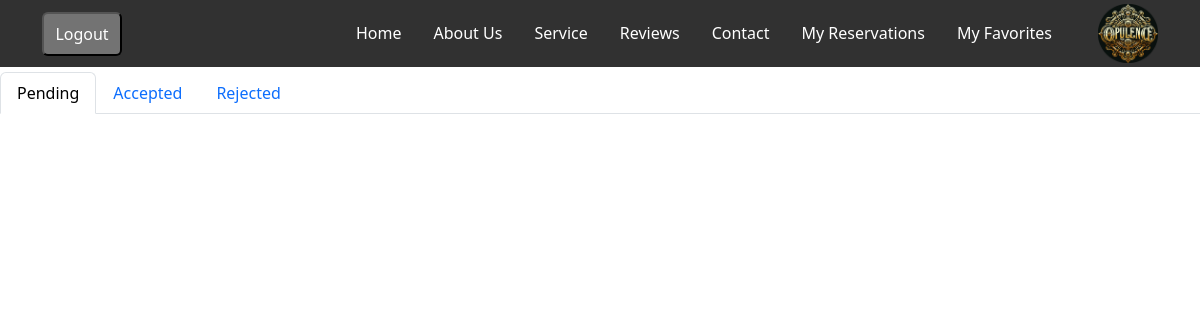
Page /res/ (signed in) on the earlier database version.
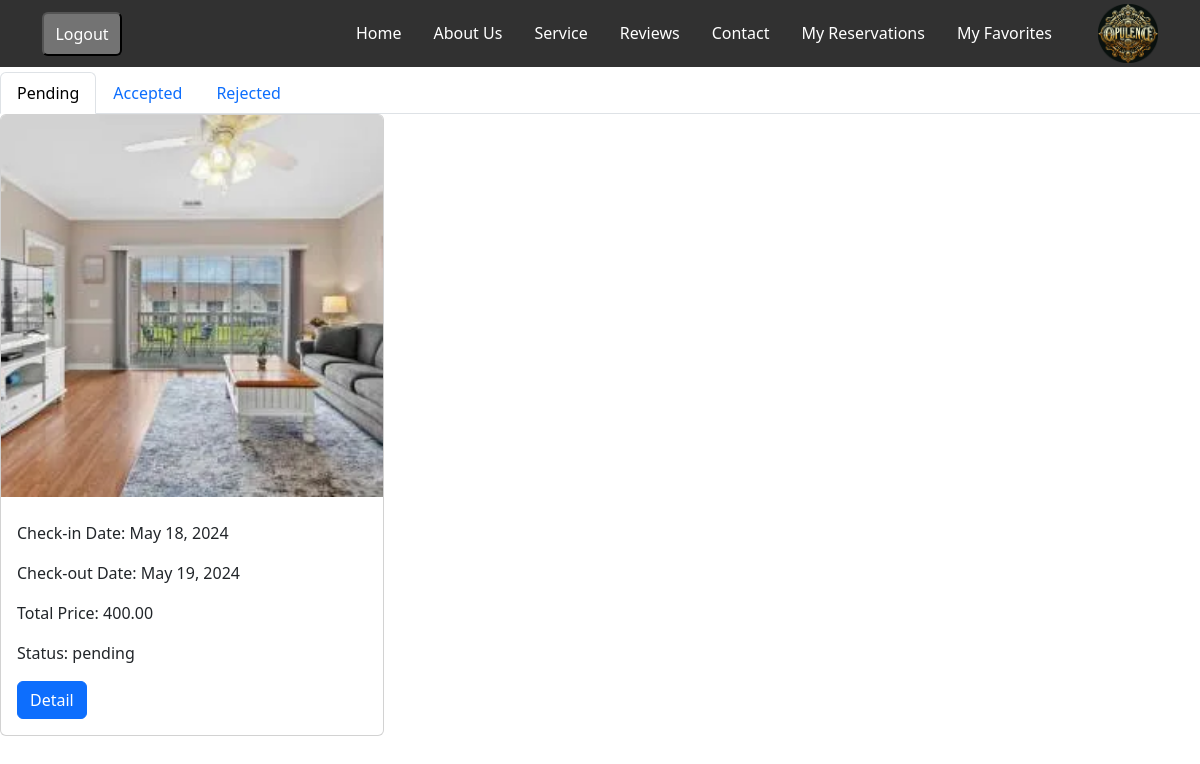
Same page on the later database version.
### reservations/models.py (models this page shows, shortened)
class Reservation(models.Model):
    user = models.ForeignKey(settings.AUTH_USER_MODEL, null=True, blank=True, on_delete=models.CASCADE)
    apartment = models.ForeignKey(Apartment, on_delete=models.CASCADE)
    check_in_date = models.DateField()
    check_out_date = models.DateField()
    total_price = models.DecimalField(max_digits=10, decimal_places=2)
    reservation_status = models.ForeignKey(ReservationStatus, on_delete=models.CASCADE,default=1)

class ReservationStatus(models.Model):
    status_name = models.CharField(max_length=100, unique=True)
    def __str__(self):
        return self.status_name

### apartments/models.py (models this page shows, shortened)
class Apartment(models.Model):
    category = models.ForeignKey(Category, on_delete=models.CASCADE)
    country=models.ForeignKey(Country,on_delete=models.SET_NULL,null=True,blank=True)
    city = models.ForeignKey(City, on_delete=models.CASCADE)
    apt_name = models.CharField(max_length=255)
    description = models.TextField()
    cover_image=models.ImageField(upload_to='covers/',null=True)
    district = models.CharField(max_length=30)
    is_active = models.BooleanField(default=True)
    is_booked = models.BooleanField(default=False)
    rooms = models.IntegerField()
    beds = models.IntegerField()
    bath_rooms = models.IntegerField()
    wifi = models.BooleanField(default=False)
    tv = models.BooleanField(default=False)
    price_per_night = models.DecimalField(max_digits=10, decimal_places=2)
    user = models.ForeignKey(settings.AUTH_USER_MODEL, null=True, blank=True, on_delete=models.CASCADE)
    created_at = models.DateTimeField(auto_now_add=True,null=True)
    updated_at = models.DateTimeField(auto_now=True,null=True)

### reservations/views.py (the view)
# urls.py: path("", ReservationListView.as_view(), name='list-reserv'),
class ReservationListView(LoginRequiredMixin, ListView):
    model = Reservation
    template_name = 'reservations/list_res.html'
    context_object_name = 'reservations'
    def get_queryset(self):
        return Reservation.objects.filter(user=self.request.user).order_by('-check_in_date')

### templates/reservations/list_res.html (shortened to what this page needs)
{% extends "main_base.html" %}
{% load static %}
{% block content %}
  <h1 class="mb-4">Your Reservations</h1>
  <ul class="nav nav-tabs" id="reservationTabs" role="tablist">
    <li class="nav-item">
      <a class="nav-link active" id="pending-tab" data-toggle="tab" href="#pending" role="tab" aria-controls="pending" aria-selected="true">Pending</a>
    </li>
    <li class="nav-item">
      <a class="nav-link" id="accepted-tab" data-toggle="tab" href="#accepted" role="tab" aria-controls="accepted" aria-selected="false">Accepted</a>
    </li>
    <li class="nav-item">
      <a class="nav-link" id="rejected-tab" data-toggle="tab" href="#rejected" role="tab" aria-controls="rejected" aria-selected="false">Rejected</a>
    </li>
  </ul>
  <div class="tab-content" id="reservationTabContent">
    <div class="tab-pane fade show active" id="pending" role="tabpanel" aria-labelledby="pending-tab">
      <div class="row">
        {% for reservation in reservations %}
          {% if reservation.reservation_status_id == 1 %}
            <div class="col-md-4 mb-4">
              <div class="card h-100">
                {% if reservation.apartment.cover_image.url %}
                  <img src="{{ reservation.apartment.cover_image.url }}" class="card-img-top" alt="Apartment Image">
                {% else %}
                  <img src="{% static 'path_to_default_image.jpg' %}" class="card-img-top" alt="Default Image">
                {% endif %}
                <div class="card-body">
                  <p class="card-text">Check-in Date: {{ reservation.check_in_date }}</p>
                  <p class="card-text">Check-out Date: {{ reservation.check_out_date }}</p>
                  <p class="card-text">Total Price: {{ reservation.total_price }}</p>
                  <p class="card-text">Status: {{ reservation.reservation_status }}</p>
                  <a href="{% url 'detail-reserv' reservation.pk  %}" class="btn btn-primary">Detail</a>
                </div>
              </div>
            </div>
          {% endif %}
        {% endfor %}
      </div>
    </div>
  </div>
{% endblock content %}

### templates/main_base.html (shortened to what this page needs)
<!DOCTYPE html>
<html lang="en">
<head>
  {% load static %}
    <link rel="stylesheet" href="{% static "css/HomePage.css" %} ">
    <link rel="stylesheet" href="https://cdn.jsdelivr.net/npm/daterangepicker/daterangepicker.css">
    <link rel="stylesheet" href="https://cdn.jsdelivr.net/npm/bootstrap-icons@1.11.3/font/bootstrap-icons.min.css">
    <link href="https://cdn.jsdelivr.net/npm/bootstrap@5.3.3/dist/css/bootstrap.min.css" rel="stylesheet">
    <link rel="stylesheet" href="https://cdnjs.cloudflare.com/ajax/libs/font-awesome/6.5.2/css/all.min.css">
    <link href="https://cdnjs.cloudflare.com/ajax/libs/select2/4.0.13/css/select2.min.css" rel="stylesheet" />
</head>
<body>
  {% include "partials/navbar.html" %}
     {% block content %}
    {% endblock content %}
</body>
</html>

### templates/partials/navbar.html (shortened to what this page needs)
{% load static %}
<header>
    <div class="container">
        <div class="loginLinks d-flex">
            {% if not user.is_authenticated %}
            <a href="{% url "users_login" %}" class="text-decoration-none rounded p-2 text-white text-center loginBtn">Log in</a>
            <a href="{% url "users_register" %}" class="text-decoration-none rounded p-2 text-white text-center loginBtn">Sign up</a>
            {% else %}
            <form method="post" action="{% url 'users_logout' %}">
                <button type="submit" class="text-decoration-none rounded p-2 text-white text-center loginBtn">Logout</button>
            </form>
            {% endif %}
        </div>
        <div class="d-flex align-items-center linksAndLogo">
            <nav>
                <ul class="mb-0 list-unstyled">
                    <li><a class="p-3 text-decoration-none rounded navLink" href="{% url "index" %}">Home</a></li>
                    <li><a class="p-3 text-decoration-none rounded navLink" href="#about">About Us</a></li>
                    <li><a class="p-3 text-decoration-none rounded navLink" href="#service">Service</a></li>
                    <li><a class="p-3 text-decoration-none rounded navLink" href="#reviews">Reviews</a></li>
                    <li><a class="p-3 text-decoration-none rounded navLink" href="#contact">Contact</a></li>
                    {% if user.is_authenticated %}
                    <li><a class="p-3 text-decoration-none rounded navLink" href="{% url 'list-reserv' %}">My Reservations</a></li>
                    <li><a class="p-3 text-decoration-none rounded navLink" href="{% url "favorite_list" %}">My Favorites</a></li>
                    {% endif %}
                </ul>
            </nav>
            <img src="{% static "/images/logo.png" %}" style="width: 60px;" alt="">
        </div>
    </div>
</header>

### BookingSystem/static/css/homePage.css (style rules this page uses)
* { margin: 0; padding: 0; }
:root { --main-color: #313131; --secondary-color: #737373; --hover-color: #7b6025; --secondary-golden-color: #a97510; }
img { width: 100%; }
.loginLinks { gap: 40px !important; }
.loginBtn { background-color: var(--secondary-color); width: 80px; }
header { position: absolute; background-color: var(--main-color); width: 100%; height: 67px; display: flex !important; align-items: center; }
.container { display: flex; justify-content: space-between; align-items: center; height: 95px; }
.navLink { color: rgb(255, 255, 255); }
.linksAndLogo { gap: 30px !important; }
header nav ul { display: flex; }
header nav ul a { display: block; }

Differences in the rows shown:
added Reservation: apartment.cover_image (picture), check_in_date "May 18, 2024", check_out_date "May 19, 2024", total_price "400.00", reservation_status "pending"
